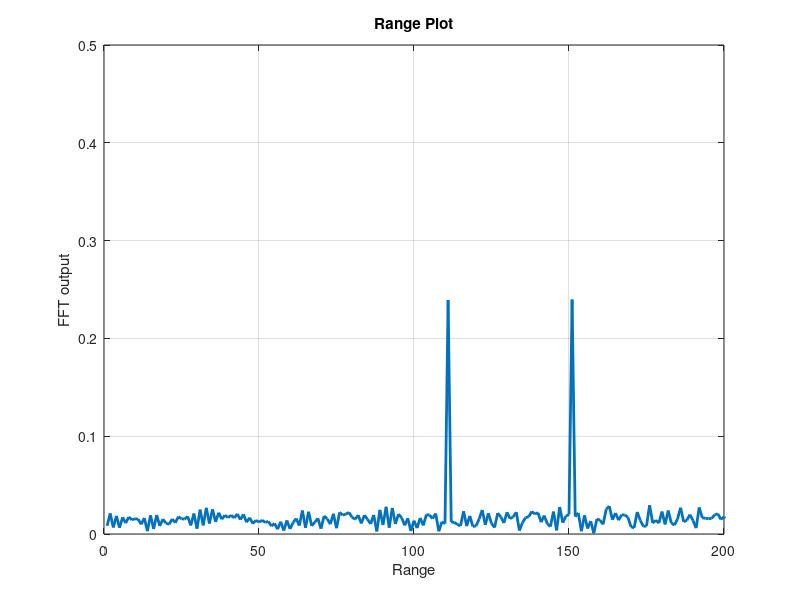
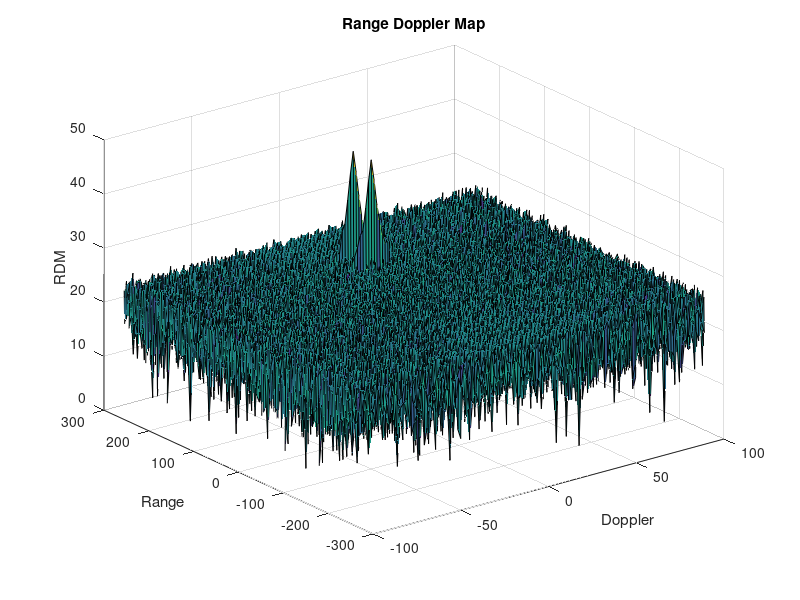
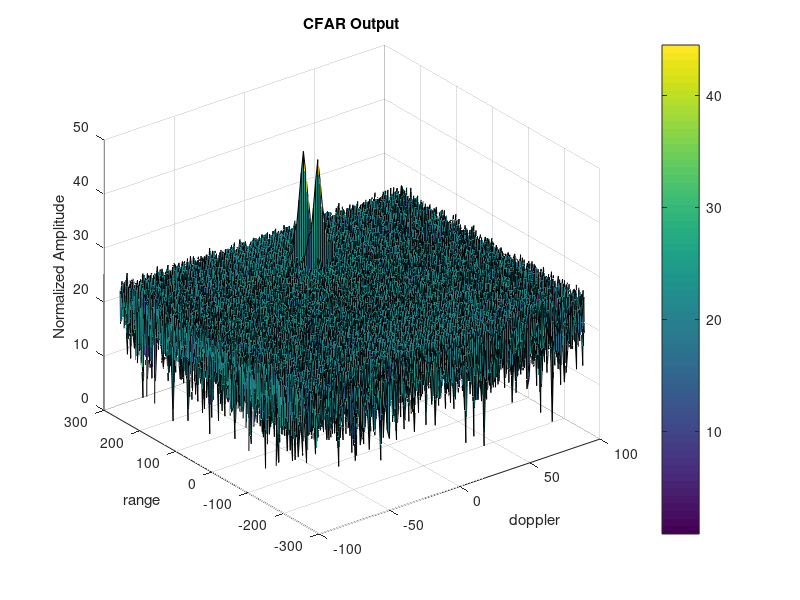

Write MATLAB code to recreate these figures, in order.
%% Radar Specifications 
clear;
close;
clc;
%%%%%%%%%%%%%%%%%%%%%%%%%%%
% Frequency of operation = 77GHz
% Max Range = 200m
% Range Resolution = 1 m
% Max Velocity = 100 m/s
%%%%%%%%%%%%%%%%%%%%%%%%%%%
max_range = 200;
range_resolution = 1;
max_velocity = 70;

% speed of light = 3e8
c = 3e8; 
%% User Defined Range and Velocity of targets
% Target 1
target_range1 = 110; 
target_velocity1 = 10; 

% Target 2
target_range2 = 150;  % Add the second target's initial range
target_velocity2 = 10;  % Add the second target's velocity
 
%% FMCW Waveform Generation

% Design the FMCW waveform
B = c /(2*range_resolution);
Tchirp= (5.5*2*max_range)/c;
slope = B/Tchirp;

%Operating carrier frequency of Radar 
fc= 10e9;             %carrier freq
                                                          
% The number of chirps in one sequence. 
Nd=128;                   % #of doppler cells OR #of sent periods

% The number of samples on each chirp. 
Nr=1024;                  % # of range cells

% Timestamp for running the displacement scenario for every sample on each chirp
t=linspace(0,Nd*Tchirp,Nr*Nd); %total time for samples

%Creating the vectors for Tx, Rx and Mix based on the total samples input.
Tx=zeros(1,length(t)); %transmitted signal
Rx=zeros(1,length(t)); %received signal
Mix = zeros(1,length(t)); %beat signal

%Similar vectors for range_covered and time delay.
r_t1=zeros(1,length(t));
td1=zeros(1,length(t));

r_t2=zeros(1,length(t));  % For the second target
td2=zeros(1,length(t));   % For the second target

%% Signal generation and Moving Target simulation
% Running the radar scenario over time

for i=1:length(t)
    
    % Target 1
    r_t1(i) = target_range1 + target_velocity1*t(i);
    td1(i) = 2*r_t1(i)/c;
    
    % Target 2
    r_t2(i) = target_range2 + target_velocity2*t(i);
    td2(i) = 2*r_t2(i)/c;

    % Transmitted signal (same for both targets)
    Tx(i) = cos(2*pi*(fc*t(i) + (slope*t(i)^2)/2));
    
    % Received signal from both targets
    Rx1 = cos(2*pi*(fc*(t(i)-td1(i)) + (slope*(t(i)-td1(i))^2)/2));
    Rx2 = cos(2*pi*(fc*(t(i)-td2(i)) + (slope*(t(i)-td2(i))^2)/2));
    
    % Combine the received signals from both targets
    Rx(i) = Rx1 + Rx2;
    
    % Mixing the transmit and received signal to generate the beat signal
    Mix(i) = Tx(i).*Rx(i);
    
end

%% RANGE MEASUREMENT

% Reshape the beat signal into Nr*Nd array
sig = reshape(Mix, [Nr, Nd]);

% Run the FFT on the beat signal along the range bins dimension (Nr)
sig_fft1 = fft(sig, Nr);

% Normalize and take the absolute value of FFT output
sig_fft1 = abs(sig_fft1./Nr);

% Take only one side of the spectrum
sig_fft1 = sig_fft1(1:(Nr/2));

% Plotting the range
figure('Name','Range from First FFT')
plot(sig_fft1, "LineWidth",2);
grid on;
axis ([0 200 0 0.5]);
xlabel('Range');
ylabel('FFT output');
title('Range Plot');

%% RANGE DOPPLER RESPONSE

Mix=reshape(Mix,[Nr,Nd]);

% 2D FFT using the FFT size for both dimensions.
sig_fft2 = fft2(Mix,Nr,Nd);

% Taking just one side of signal from Range dimension.
sig_fft2 = sig_fft2(1:Nr/2,1:Nd);
sig_fft2 = fftshift(sig_fft2);
RDM = abs(sig_fft2);
RDM = 10*log10(RDM);

% Use the surf function to plot the output of 2DFFT
doppler_axis = linspace(-100,100,Nd);
range_axis = linspace(-200,200,Nr/2)*((Nr/2)/400);
figure,surf(doppler_axis,range_axis,RDM);
xlabel('Doppler');
ylabel('Range');
zlabel('RDM');
title('Range Doppler Map');

% *%TODO* :
%display the CFAR output using the Surf function like we did for Range
%Doppler Response output.

% CFAR Output Plot (New Plot for CFAR results)
figure('Name', 'CFAR Detection Output');
surf(doppler_axis,range_axis,RDM);  % Display the thresholded RDM after CFAR
colorbar;
xlabel('doppler');
ylabel('range');
zlabel('Normalized Amplitude');
title('CFAR Output');
